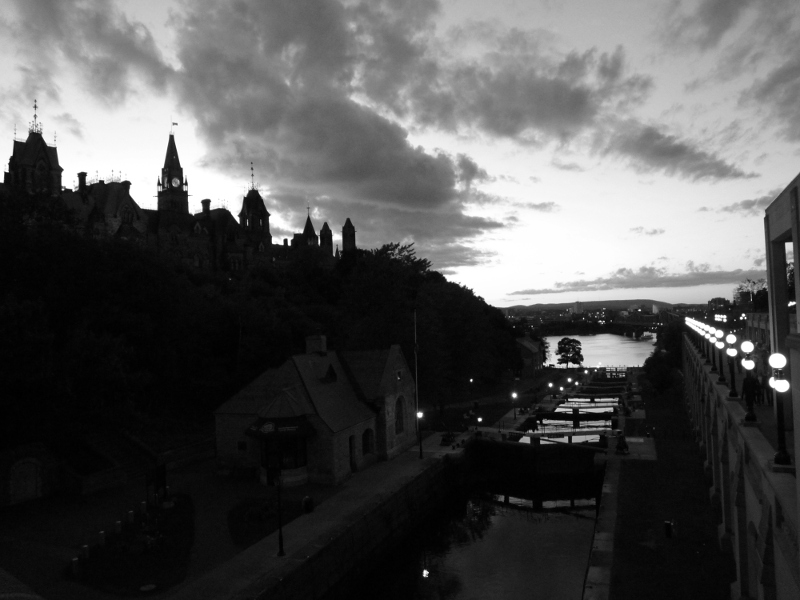
#> input picture exercise.04/bild1.png, 800 x 600 px; the run also reads 1 picture not shown here
$ python bv.exercise.04.01.py
#> lines starting #> are read from the running program, lines starting #| are printed output that depends on the picture
import math
import skimage.io
import numpy as np
import matplotlib.pyplot as plt

img1 = np.array(skimage.io.imread("bild1.png"), np.uint8)
#> img1 is the input picture: shape (600, 800); min 0, max 255, mean 82
img2 = np.array(skimage.io.imread("bild2.png"), np.uint8)
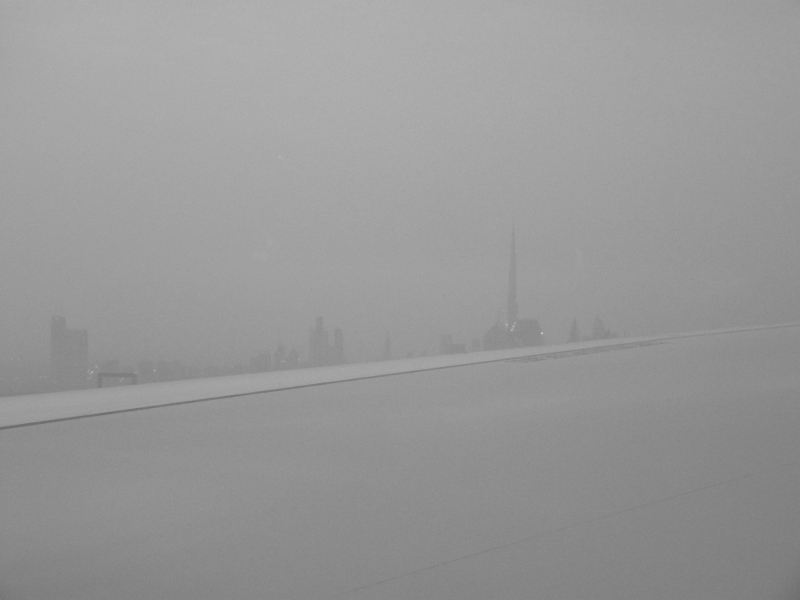
#> input picture exercise.04/bild2.png, 800 x 600 px
#> img2 is the input picture: shape (600, 800); min 106, max 203, mean 152.3
img3 = np.array(skimage.io.imread("bild3.png"), np.uint8)

# plt.imshow(img1, cmap='gray', vmin=0, vmax=255)

newImg = np.log(np.ones(img1.shape) + img1)
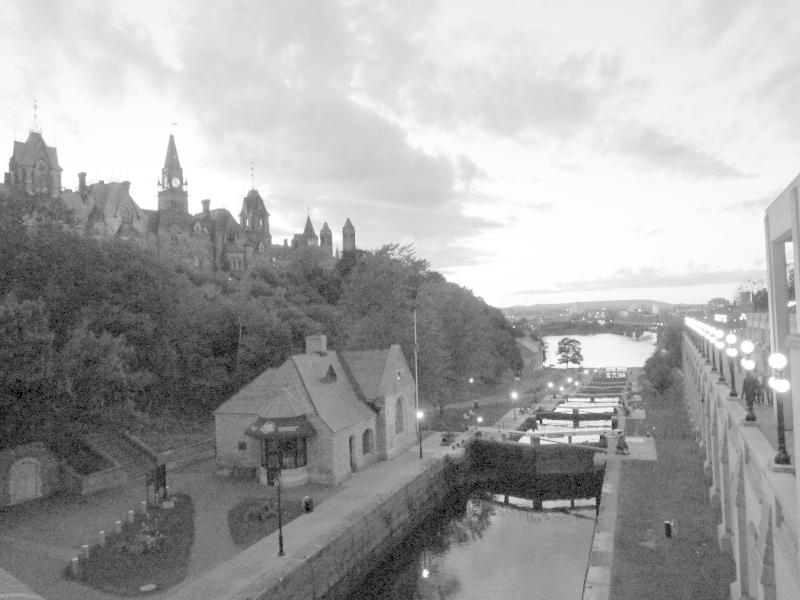
#> newImg: shape (600, 800) float64; min 0, max 5.55, mean 3.59; drawn with min black and max white

plt.imshow(newImg, cmap='gray', vmin=0, vmax=255)
